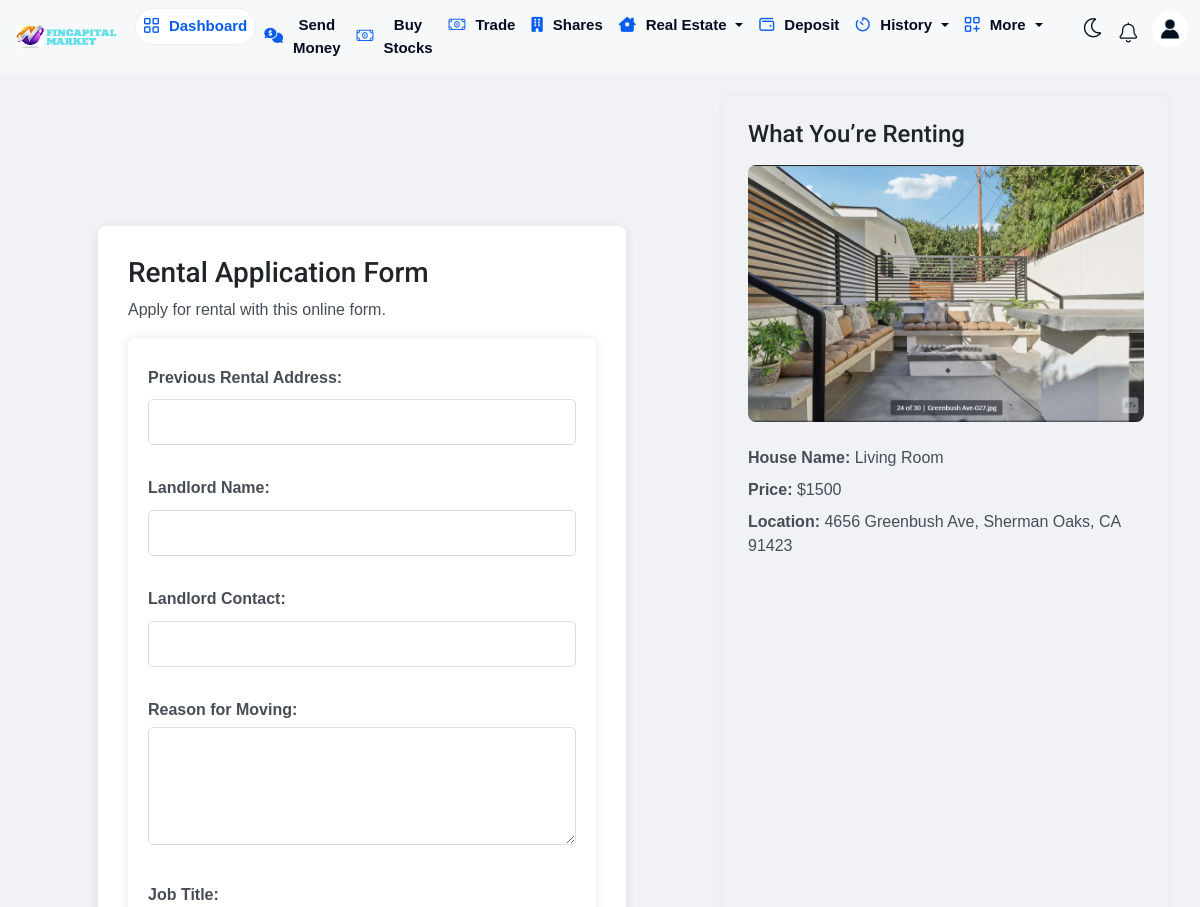
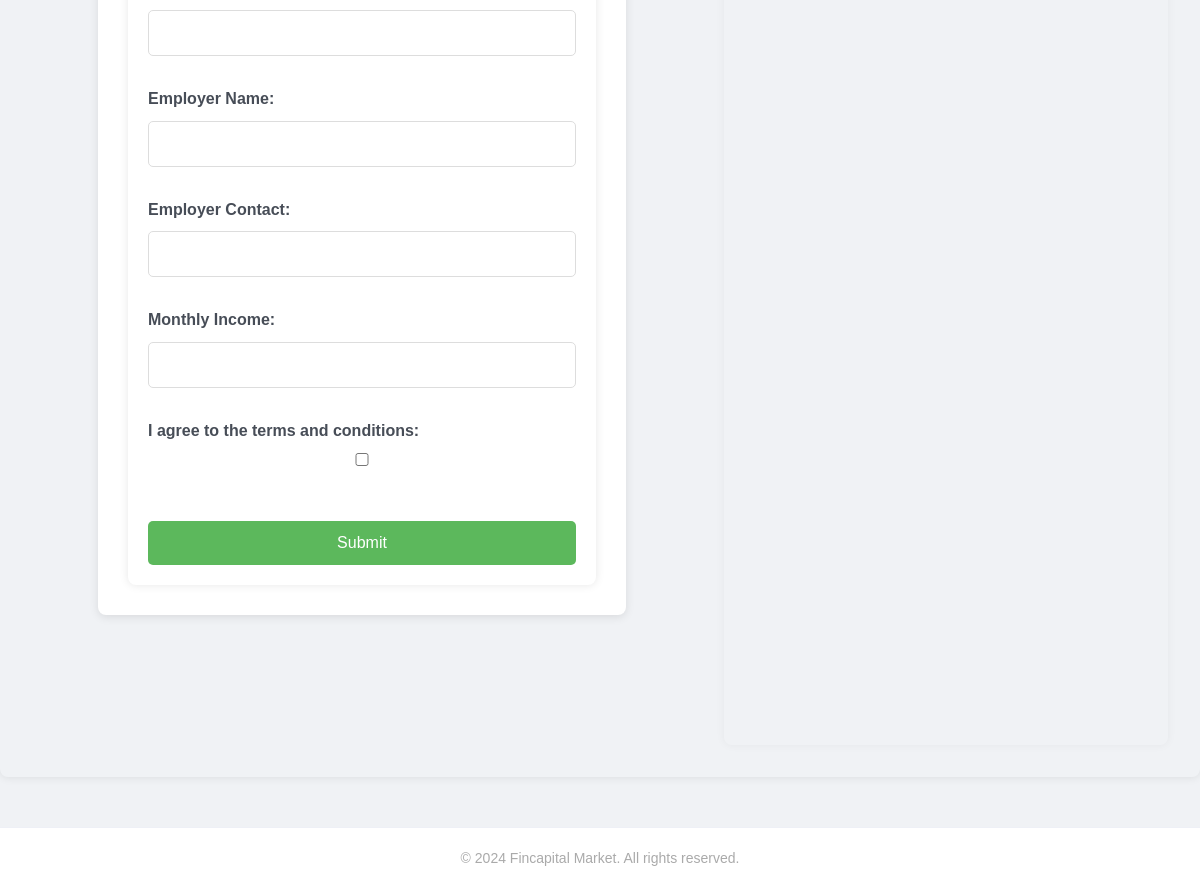
/houserentpay/1 (signed in), run on the app's committed database (2 pictures, top to bottom).
### userapp/models.py (models this page shows, shortened)
class Houseforrent(models.Model):
    name = models.CharField(max_length=100)
    location = models.CharField(max_length=100)
    price = models.IntegerField(default=1000)
    description = models.TextField(max_length=10000, default='mmml')
    features = models.TextField(max_length=10000)
    main_picture = models.FileField(upload_to='houseforrent/main_pictures/')  # Main display picture
    rentother_pictures = models.ManyToManyField('HouseforrentPictures', related_name='houses')  # Fixed reference

### userapp/views.py (the view)
# urls.py: path('houserentpay/<str:id>',views.houserentpay, name='houserentpay'),
@login_required
def houserentpay(request, id):
    user = request.user
    x = get_object_or_404(Houseforrent, id=id)
    amount = x.price
    if request.method == "POST":
        form = RentalApplicationForm(request.POST)
        ba = userwallet.objects.get(user=user)
        if float(amount) > ba.amount:
         messages.error(request,'insuficiant funds')
         return HttpResponseRedirect(request.META.get('HTTP_REFERER'))
        else:
         if form.is_valid():
            r_s = form.save()
            houserent_pay = houserentconfir.objects.create(
                  user=request.user,
                  Houseforrent=x,
                  RentalApplication=r_s,
                  amount=x.price,
            )
            ba.amount -= float(amount)
            ba.save()
            messages.success(request,'house rent is paid successfully')
            return redirect('/properties')  # Redirect to a success page
    else:
        form = RentalApplicationForm()  # Initialize an empty form for GET requests
    return render(request, 'user/houserentpay.html', {'form': form, 'x': x})

### userapp/forms.py
class RentalApplicationForm(forms.ModelForm):
    class Meta:
        model = RentalApplication
        fields = [
            'previous_rental_address',
            'landlord_name',
            'landlord_contact',
            'reason_for_moving',
            'job_title',
            'employer_name',
            'employer_contact',
            'income',
            'consent'
        ]
        widgets = {
            'reason_for_moving': forms.Textarea(attrs={'rows': 4}),
        }
        labels = {
            'previous_rental_address': 'Previous Rental Address',
            'landlord_name': 'Landlord Name',
            'landlord_contact': 'Landlord Contact',
            'reason_for_moving': 'Reason for Moving',
            'job_title': 'Job Title',
            'employer_name': 'Employer Name',
            'employer_contact': 'Employer Contact',
            'income': 'Monthly Income',
            'consent': 'I agree to the terms and conditions'
        }

### userapp/context_processors.py (called while the page is built)
def notifications_processor(request):
    notif = None  # Initialize notifications as None
    if request.user.is_authenticated:  # Check if the user is logged in
        try:
            notif = notification.objects.filter(user=request.user)
        except notification.DoesNotExist:
            notif = None
    return {'notifications': notif}  # Return notifications to be available globally

### template/user/houserentpay.html (shortened to what this page needs)
{% extends 'user/base.html' %}
{% load static %}
{% block content %}
<link
href="https://cdn.jsdelivr.net/npm/bootstrap@5.3.2/dist/css/bootstrap.min.css" rel="stylesheet"/>
    <main class="payment-container">
        <section class="payment-form">
<div class="container">
    <h3>Rental Application Form</h3>
    <p>Apply for rental with this online form.</p>
    <form method="post">
        {{ form.as_p }}
        <button type="submit">Submit</button>
    </form>
</div>
        </section>
        <aside class="purchase-summary">
            <h3>What You’re Renting</h3>
            <div class="house-details">
                <img src="{{x.main_picture.url}}" alt="House Image">
                <p><strong>House Name:</strong> {{x.name}}</p>
                <p><strong>Price:</strong> ${{x.price}}</p>
                <p><strong>Location:</strong> {{x.location}}</p>
            </div>
        </aside>
    </main>
{% endblock %}

### static/assets/themes/light/css/style.css (style rules this page uses)
:root { --body-font: "Jost", sans-serif; --heading-font: "Jost", sans-serif; --primary-color: #98b11f; --heading-color: #26282C; --black: #26282C; --grayish-blue: #929cbf; --white: #ffffff; --soft-blue: #C1BFFD; --grayish-violet: #f5f4f7; --btn-hover-bg: #839B1B; --soft-green: #ccf888; --soft-red: #d82a68; --lime-gray: #d0d0d0; --vivid-orange: #fb6116; --orange: #ff9a00; --orange-opacity-low: rgba(255, 153, 0, 0.3); --yellow: #fcc013; --input-color: #F5F4F7; --primary-color-opacity-low: rgba(152, 177, 31, 0.1); --soft-red-opacity-low: rgba(216, 42, 103, 0.1); --bg-color1: rgba(152, 177, 31, 0.1); --bg-color2: #F1F3F4; --bg-color3: #152748; --bg-color4: #273c57; --body-color: #474D57; --border-color1: #f2f2f2; --border-color2: #e1e1e1; --border-color3: rgb(51, 104, 250, 0.1); --shadow1: 0px 3px 5px 0px rgba(0, 0, 0, 0.10); --shadow2: 0px 0px 5px 0px rgba(0, 0, 0, 0.10); --shadow3: 5px 5px 20px rgba(54, 97, 252, .15); --shadow4: 5px 5px 20px rgb(152 177 31 / 15%); --transition: all .3s ease-in-out; }
*, *::after, *::before { box-sizing: border-box; padding: 0; margin: 0; }
body { font-family: var(--body-font); line-height: 1.5; color: var(--body-color); font-size: 16px; overflow-x: hidden; background-color: var(--white); }
html { scroll-behavior: smooth; overflow-x: hidden; }
p { color: #474D57; margin-bottom: 10px; line-height: 1.5; }
button { background: none; border: none; padding: 0; }
h1, h2, h3, h4, h5 { font-family: var(--heading-font); font-weight: 500; line-height: 1.3; color: var(--heading-color); }
h3 { font-size: 32px; margin-bottom: 15px; font-weight: 500; }
img { max-width: 100%; height: auto; }
section { padding: 100px 0; }

### template/user/houserentpay.html (style rules this page uses)
.payment-container { display: flex; justify-content: center; width: 100%; max-width: 100%; background-color: transparent; box-shadow: 0 0 10px rgba(0, 0, 0, 0.1); border-radius: 8px; padding: 2rem; gap: 2rem; margin-top: 4rem; }
.payment-form { flex: 1; }
label { display: block; margin: 0.5rem 0; font-size: 1rem; }
input, select { width: 100%; padding: 0.8rem; border: 1px solid #ccc; border-radius: 5px; font-size: 1rem; margin-top: 0.3rem; }
button { width: 100%; padding: 1rem; background-color: #28a745; color: white; border: none; border-radius: 5px; font-size: 1.2rem; cursor: pointer; margin-top: 1.5rem; }
.purchase-summary { flex: 0.6; background-color: transparent; padding: 1.5rem; border-radius: 8px; box-shadow: 0 0 10px rgba(0, 0, 0, 0.05); }
.purchase-summary h3 { font-size: 1.5rem; margin-bottom: 1rem; }
.house-details img { width: 100%; border-radius: 8px; margin-bottom: 1rem; }
.house-details p { margin: 0.5rem 0; font-size: 1rem; line-height: 1.5; }
form { max-width: 600px; margin: auto; padding: 20px; background: #fff; border-radius: 8px; box-shadow: 0 0 10px rgba(0, 0, 0, 0.1); }
label { display: block; margin-bottom: 5px; font-weight: bold; }
input, select, textarea { width: 100%; padding: 10px; margin-bottom: 15px; border: 1px solid #ddd; border-radius: 5px; }
button { width: 100%; padding: 10px; background: #5cb85c; border: none; color: #fff; font-size: 16px; border-radius: 5px; cursor: pointer; }
* { margin: 0; padding: 0; box-sizing: border-box; }
body { font-family: Arial, sans-serif; background-color: #f0f2f5; }
.container { width: 80%; margin: 30px auto; background: #fff; border-radius: 8px; box-shadow: 0 2px 10px rgba(0, 0, 0, 0.1); padding: 30px; }

### data on the page
Houseforrent: main_picture (picture), name "Living Room", price "1500", location "4656 Greenbush Ave, Sherman Oaks, CA 91423"
